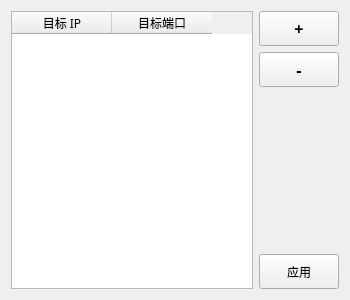
<?xml version="1.0" encoding="UTF-8"?>
<ui version="4.0">
 <class>FORM_TCPC_ADD_CONNECT</class>
 <widget class="QWidget" name="FORM_TCPC_ADD_CONNECT">
  <property name="geometry">
   <rect>
    <x>0</x>
    <y>0</y>
    <width>350</width>
    <height>300</height>
   </rect>
  </property>
  <property name="sizePolicy">
   <sizepolicy hsizetype="Expanding" vsizetype="Expanding">
    <horstretch>0</horstretch>
    <verstretch>0</verstretch>
   </sizepolicy>
  </property>
  <property name="minimumSize">
   <size>
    <width>350</width>
    <height>300</height>
   </size>
  </property>
  <property name="font">
   <font>
    <family>微软雅黑</family>
   </font>
  </property>
  <property name="windowTitle">
   <string>创建连接</string>
  </property>
  <layout class="QGridLayout" name="gridLayout_2">
   <item row="0" column="0">
    <layout class="QHBoxLayout" name="horizontalLayout">
     <item>
      <layout class="QVBoxLayout" name="verticalLayout_3">
       <item>
        <widget class="QTableWidget" name="TW_TARGET_CONNECT_INFO">
         <property name="minimumSize">
          <size>
           <width>240</width>
           <height>0</height>
          </size>
         </property>
         <property name="frameShadow">
          <enum>QFrame::Sunken</enum>
         </property>
         <property name="verticalScrollBarPolicy">
          <enum>Qt::ScrollBarAsNeeded</enum>
         </property>
         <property name="horizontalScrollBarPolicy">
          <enum>Qt::ScrollBarAsNeeded</enum>
         </property>
         <property name="sizeAdjustPolicy">
          <enum>QAbstractScrollArea::AdjustIgnored</enum>
         </property>
         <property name="sortingEnabled">
          <bool>true</bool>
         </property>
         <column>
          <property name="text">
           <string>目标 IP</string>
          </property>
          <property name="font">
           <font>
            <family>微软雅黑</family>
           </font>
          </property>
          <property name="textAlignment">
           <set>AlignCenter</set>
          </property>
         </column>
         <column>
          <property name="text">
           <string>目标端口</string>
          </property>
          <property name="font">
           <font>
            <family>微软雅黑</family>
           </font>
          </property>
          <property name="textAlignment">
           <set>AlignCenter</set>
          </property>
         </column>
        </widget>
       </item>
      </layout>
     </item>
     <item>
      <layout class="QVBoxLayout" name="verticalLayout">
       <item>
        <widget class="QPushButton" name="PB_TARGET_CONNECT_INFO_INSERT">
         <property name="sizePolicy">
          <sizepolicy hsizetype="Minimum" vsizetype="Minimum">
           <horstretch>0</horstretch>
           <verstretch>0</verstretch>
          </sizepolicy>
         </property>
         <property name="minimumSize">
          <size>
           <width>0</width>
           <height>35</height>
          </size>
         </property>
         <property name="font">
          <font>
           <pointsize>12</pointsize>
           <weight>75</weight>
           <bold>true</bold>
          </font>
         </property>
         <property name="text">
          <string>+</string>
         </property>
        </widget>
       </item>
       <item>
        <widget class="QPushButton" name="PB_TARGET_CONNECT_INFO_DELETE">
         <property name="sizePolicy">
          <sizepolicy hsizetype="Minimum" vsizetype="Minimum">
           <horstretch>0</horstretch>
           <verstretch>0</verstretch>
          </sizepolicy>
         </property>
         <property name="minimumSize">
          <size>
           <width>12</width>
           <height>35</height>
          </size>
         </property>
         <property name="font">
          <font>
           <pointsize>12</pointsize>
           <weight>75</weight>
           <bold>true</bold>
          </font>
         </property>
         <property name="text">
          <string>-</string>
         </property>
        </widget>
       </item>
       <item>
        <spacer name="verticalSpacer">
         <property name="orientation">
          <enum>Qt::Vertical</enum>
         </property>
         <property name="sizeHint" stdset="0">
          <size>
           <width>0</width>
           <height>40</height>
          </size>
         </property>
        </spacer>
       </item>
       <item>
        <widget class="QPushButton" name="PB_TARGET_CONNECT_INFO_REFRESH">
         <property name="sizePolicy">
          <sizepolicy hsizetype="Minimum" vsizetype="Minimum">
           <horstretch>0</horstretch>
           <verstretch>0</verstretch>
          </sizepolicy>
         </property>
         <property name="minimumSize">
          <size>
           <width>0</width>
           <height>35</height>
          </size>
         </property>
         <property name="text">
          <string>应用</string>
         </property>
        </widget>
       </item>
      </layout>
     </item>
    </layout>
   </item>
  </layout>
 </widget>
 <resources/>
 <connections>
  <connection>
   <sender>PB_TARGET_CONNECT_INFO_INSERT</sender>
   <signal>clicked()</signal>
   <receiver>FORM_TCPC_ADD_CONNECT</receiver>
   <slot>onClicked_PB_TARGET_CONNECT_INFO_INSERT()</slot>
   <hints>
    <hint type="sourcelabel">
     <x>457</x>
     <y>19</y>
    </hint>
    <hint type="destinationlabel">
     <x>498</x>
     <y>19</y>
    </hint>
   </hints>
  </connection>
  <connection>
   <sender>PB_TARGET_CONNECT_INFO_DELETE</sender>
   <signal>clicked()</signal>
   <receiver>FORM_TCPC_ADD_CONNECT</receiver>
   <slot>onClicked_PB_TARGET_CONNECT_INFO_DELETE()</slot>
   <hints>
    <hint type="sourcelabel">
     <x>464</x>
     <y>59</y>
    </hint>
    <hint type="destinationlabel">
     <x>496</x>
     <y>56</y>
    </hint>
   </hints>
  </connection>
  <connection>
   <sender>PB_TARGET_CONNECT_INFO_REFRESH</sender>
   <signal>clicked()</signal>
   <receiver>FORM_TCPC_ADD_CONNECT</receiver>
   <slot>onClicked_PB_TARGET_CONNECT_INFO_REFRESH()</slot>
   <hints>
    <hint type="sourcelabel">
     <x>451</x>
     <y>261</y>
    </hint>
    <hint type="destinationlabel">
     <x>495</x>
     <y>212</y>
    </hint>
   </hints>
  </connection>
 </connections>
 <slots>
  <slot>onClicked_PB_TARGET_CONNECT_INFO_INSERT()</slot>
  <slot>onClicked_PB_TARGET_CONNECT_INFO_DELETE()</slot>
  <slot>onClicked_PB_TARGET_CONNECT_INFO_REFRESH()</slot>
 </slots>
</ui>
